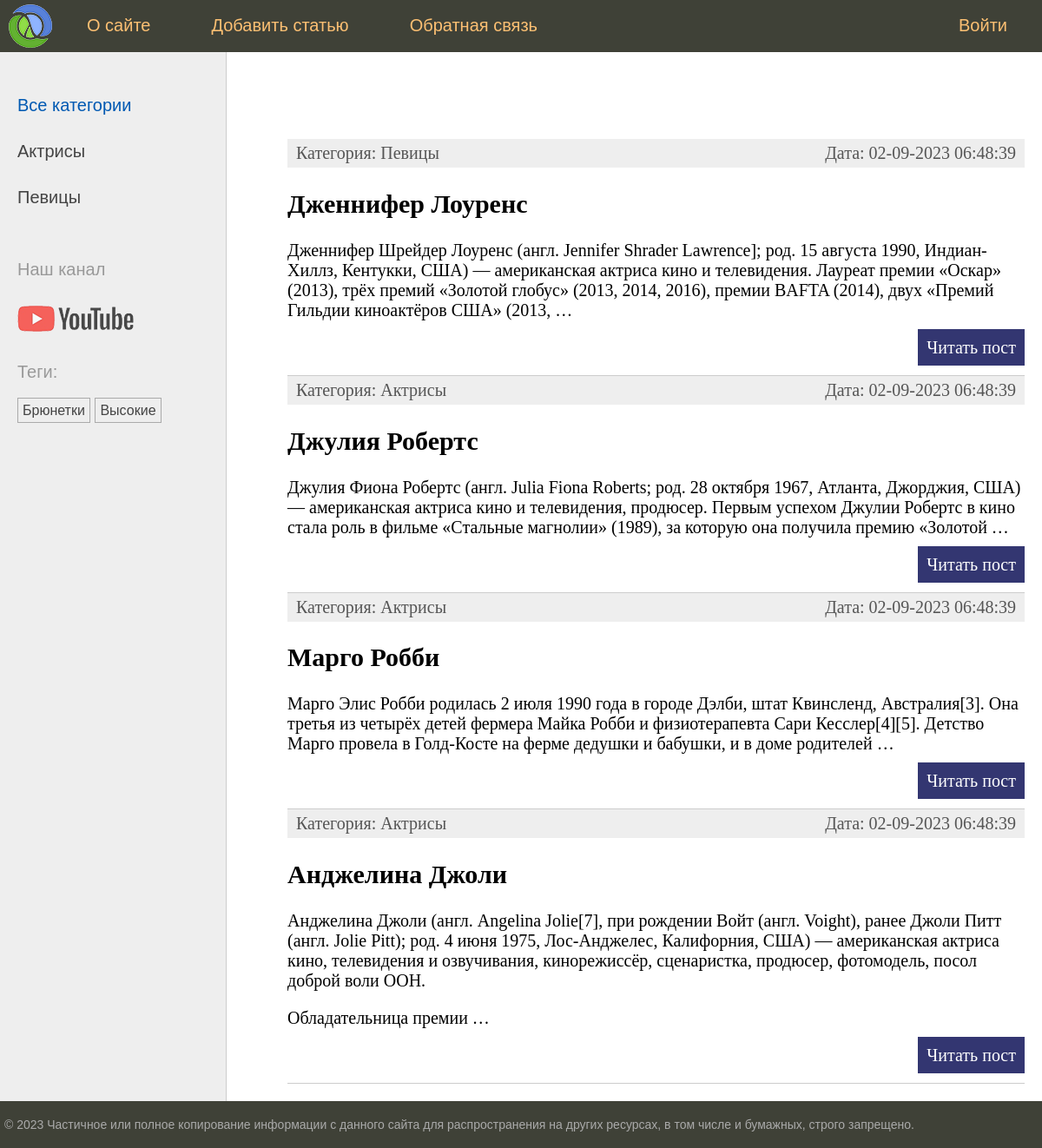
The app's page /, older data.
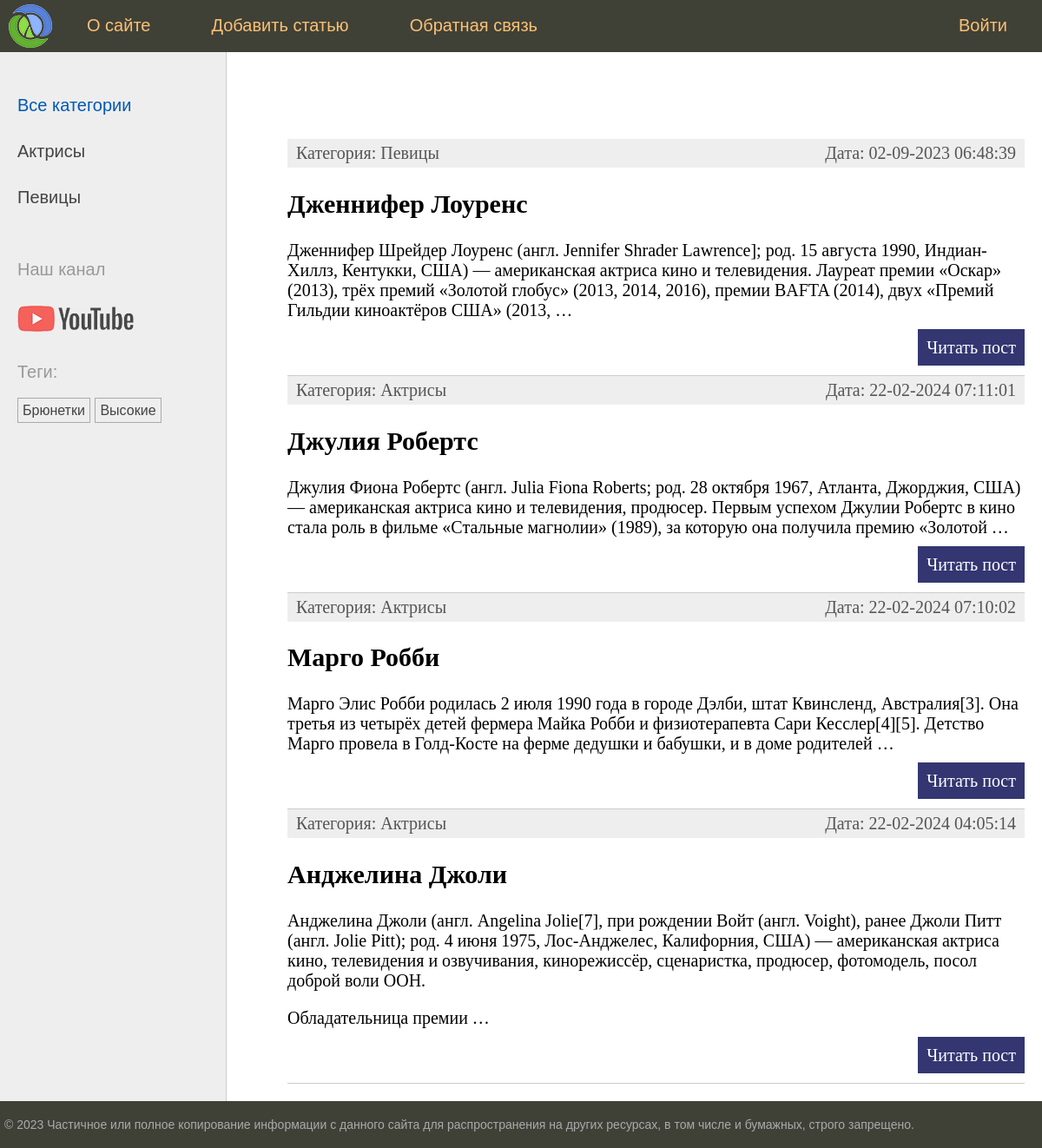
The same page, newer data.
### women/models.py (models this page shows, shortened)
class Category(Model):
    name = CharField(max_length=100, db_index=True)
    slug = SlugField(max_length=255, unique=True, db_index=True)
    def get_absolute_url(self):
        return reverse('category', kwargs={'cat_slug': self.slug})

class TagPost(Model):
    tag = CharField(max_length=100, db_index=True)
    slug = SlugField(max_length=255, unique=True, db_index=True)
    def get_absolute_url(self):
        return reverse('tag', kwargs={'tag_slug': self.slug})

class Women(Model):
    class Status(IntegerChoices):
        DRAFT = 0, 'Черновик'
        PUBLISHED = 1, 'Опубликовано'
    title = CharField(max_length=255)
    slug = SlugField(max_length=255, unique=True, db_index=True)
    content = TextField(blank=True)
    time_create = DateTimeField(auto_now_add=True)
    time_update = DateTimeField(auto_now=True)
    is_published = BooleanField(choices=Status.choices, default=Status.DRAFT)
    category = ForeignKey('Category', on_delete=PROTECT, related_name='posts')  # women_set -> posts
    tags = ManyToManyField('TagPost', blank=True, related_name='tags')
    husband = OneToOneField('Husband', on_delete=SET_NULL, null=True, blank=True, related_name='wuman')
    objects = Manager()
    published = PublishedManager()
    class Meta:
        ordering = ['-time_create']
        indexes = [
            Index(fields=['-time_create'])
        ]
    def get_absolute_url(self):
        return reverse('post', kwargs={'post_slug': self.slug})

### women/views.py (the view)
# urls.py: path('',                            index,              name='home'),
def index(request: HttpRequest) -> HttpResponse:
    posts = Women.published.all()
    data = {
        'title': 'Главная страница',
        'menu': menu,
        'posts': posts,
        'cat_selected': 0,
    }
    return render(request, 'women/index.html', context=data)

### women/models.py (called while the page is built)
    def get_queryset(self) -> QuerySet:
        return super().get_queryset().filter(is_published=Women.Status.PUBLISHED)

### women/templatetags/women_tags.py (called while the page is built)
@register.inclusion_tag('women/list_categories.html')
def show_categories(cat_selected: int = 0):
    cats = Category.objects.annotate(total=Count("posts")).filter(total__gt=0)
    return {'cats': cats, 'cat_selected': cat_selected}

@register.inclusion_tag('women/list_tags.html')
def show_all_tags():
    return {'tags': TagPost.objects.annotate(total=Count("tags")).filter(total__gt=0)}

### women/templates/women/index.html (shortened to what this page needs)
{% extends 'base.html' %}
{% block content %}
<ul class="list-articles">
  {% for post in posts %}
  <li>
    <div class="article-panel">
      <p class="first">Категория: {{ post.category.name }}</p>
      <p class="last">Дата: {{ post.time_update|date:"d-m-Y H:i:s" }}</p>
    </div>
    <h2>{{ post.title }}</h2>
    {% autoescape off %}
    {{ post.content|linebreaks|truncatewords:40 }}
    {% endautoescape %}
    <p class="link-read-post"><a href="{{ post.get_absolute_url }}">Читать пост</a></p>
  </li>
  {% endfor %}
</ul>
{% endblock %}

### templates/base.html (shortened to what this page needs)
{% load static %}
{% load women_tags %}
<!DOCTYPE html>
<html>
<head>
  <link type="text/css" href="{% static 'women/css/styles.css' %}" rel="stylesheet" />
</head>
<body>
  <table class="table-page" border=0 cellpadding="0" cellspacing="0">
    <tr>
      <td valign=top>
        {% block mainmenu %}
        <div class="header">
          <ul id="mainmenu" class="mainmenu">
            <li class="logo"><a href="{% url 'home' %}">
                <div class="logo"></div>
              </a></li>
            {% for m in menu %}
            {% if not forloop.last %}<li>{% else %}
            <li class="last">{% endif %}
              <a href="{% url m.url_name %}">{{m.title}}</a>
            </li>
            {% endfor %}
          </ul>
        </div>
        {% endblock mainmenu %}
        <table class="table-content" border=0 cellpadding="0" cellspacing="0">
          <tr>
            <td valign="top" class="left-chapters">
              <ul id="leftchapters">
                {% if cat_selected == 0 %}
                <li class="selected">Все категории</li>
                {% else %}
                <li><a href="{% url 'home' %}">Все категории</a></li>
                {% endif %}
                {% show_categories cat_selected %}
                <li class="share">
                  <p>Наш канал</p>
                  <a class="share-yt" href="https://www.youtube.com/channel/UClJzWfGWuGJL2t-3dYKcHTA/playlists"
                    target="_blank" rel="nofollow"></a>
                </li>
                <li>{% show_all_tags %}</li>
              </ul>
            </td>
            <td valign="top" class="content">
              <div class="content-text">
                {% block content %}
                {% endblock %}
              </div>
            </td>
          </tr>
        </table>
      </td>
    </tr>
    <tr>
      <td valign=top>
        <div id="footer">
          <p>&copy; 2023 Частичное или полное копирование информации с данного сайта для распространения на других
            ресурсах, в том числе и бумажных, строго запрещено.</p>
        </div>
      </td>
    </tr>
  </table>
</body>
</html>

### women/templates/women/list_categories.html
{% for category in cats %}
{% if cat_selected == category.id %}
<li class="selected">{{ category.name }}</li>
{% else %}
<li><a href="{{ category.get_absolute_url }}">{{ category.name }}</a></li>
{% endif %}
{% endfor %}

### women/templates/women/list_tags.html
{% if tags %}
<p>Теги:</p>
<ul class="tags-list">
  {% for tag in tags%}
  <li><a href="{{ tag.get_absolute_url }}">{{ tag.tag }}</a></li>
  {% endfor %}
</ul>
{% endif %}

### women/static/women/css/styles.css (style rules this page uses)
html, body { font-family: 'Arial'; margin: 0; padding: 0; height: 100%; width: 100%; color: #444; }
a { color: #0059b2; text-decoration: none; }
p.link-read-post { text-align: right; }
p.link-read-post a { padding: 10px; min-width: 100px; background: #333671; color: #fff; text-decoration: none; }
div.article-panel { background: #eee; padding: 5px 10px 5px 10px; box-sizing: border-box; overflow: hidden; color: #555; }
div.article-panel p.first { margin: 0; float: left; }
div.article-panel p.last { margin: 0; float: right; }
ul.list-articles { list-style: none; margin: 0; padding: 0; }
ul.list-articles li { border-bottom: 1px solid #ccc; }
.table-page { width: 100%; height: 100%; vertical-align: top; }
.table-page tr { height: 100%; }
.header { background: #3F4137; height: 60px; }
.logo { background: url('../images/logo.png') no-repeat 10px 5px; width: 70px; height: 60px; }
ul.mainmenu { list-style: none; margin: 0; padding: 0; height: 60px; color: #fdc073; font-size: 20px; overflow: hidden; }
ul.mainmenu li { float: left; margin: 18px 40px 0 30px; }
ul.mainmenu li.logo { margin: 0; }
ul.mainmenu li.last { float: right; }
ul.mainmenu li a { color: #fdc073; text-decoration: none; }
.table-content { width: 100%; min-height: 100%; height: 100%; }
.left-chapters { margin: 0; background: #eee; border-right: 1px solid #ccc; }
.left-chapters ul { width: 230px; margin: 0; padding: 20px 10px 10px 20px; list-style: none; font-size: 20px; }
.left-chapters ul li { margin: 30px 0 0 0; color: #999; }
.left-chapters ul li.selected { color: #0059b2; }
.left-chapters ul li a { color: #444; text-decoration: none; }
.left-chapters ul li.share { margin: 60px 0 0 0; }
.left-chapters ul li.share p { margin: 30px 0 30px 0; }
.left-chapters ul li.share a { display: inline-block; width: 40px; height: 40px; margin: 0 20px 0 0; }
.left-chapters ul li.share a.share-yt { width: 100%; height: 30px; background: url('../images/share_yt.png') no-repeat 0 0 }
ul.tags-list { width: 100%; margin: 0; padding: 0; list-style: none; }
ul.tags-list li { margin: 0; padding: 0 0 10px; display: inline-block; }
ul.tags-list li a { padding: 5px; font-size: 16px; border: 1px solid #aaa; }
.content { padding: 40px 20px 20px 40px; width: 100%; box-sizing: border-box; }
.content-text { margin: 60px 0 0 30px; color: #000; font-size: 20px; font-family: Yandex Sans Display Light; }
#footer { box-sizing: border-box; background: #3F4137; padding: 5px; color: #aaa; font-size: 14px; font-family: Verdana, Geneva, Arial, Helvetica; text-align: left; overflow: hidden; }

Row changes from the older to the newer data that the page shows:
changed Women "Джулия Робертс": time_update "02-09-2023 06:48:39" → "22-02-2024 07:11:01"
changed Women "Марго Робби": time_update "02-09-2023 06:48:39" → "22-02-2024 07:10:02"
changed Women "Анджелина Джоли": time_update "02-09-2023 06:48:39" → "22-02-2024 04:05:14"
